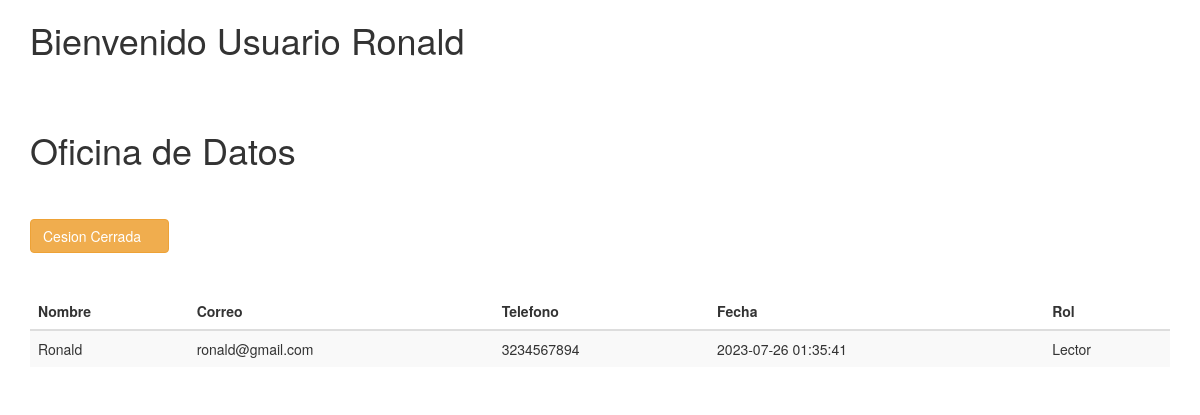
The page /administrador/View/lector.php (signed in) on the database its author committed.
### tables this page shows
CREATE TABLE `user` (
  `id` int(11) NOT NULL,
  `nombre` varchar(50) NOT NULL,
  `correo` varchar(50) NOT NULL,
  `telefono` varchar(50) NOT NULL,
  `password` varchar(50) NOT NULL,
  `fecha` timestamp NOT NULL DEFAULT current_timestamp() ON UPDATE current_timestamp(),
  `rol` int(11) NOT NULL
);

CREATE TABLE `permisos` (
  `id` int(11) NOT NULL,
  `rol` varchar(50) NOT NULL
);

### administrador/View/lector.php (the view, shortened to what this page needs)
<!DOCTYPE html>
<html lang="en">
<head>
    <link rel="stylesheet" href="../../css/fontawesome-all.min.css">
    <link rel="stylesheet" href="../../css/bootstrap.min.css">
</head>
<div class="container is-fluid">
    <h1>Bienvenido Usuario <?php echo $_SESSION['nombre']; ?></h1>
    <br>
    <br>
    <h1>Oficina de Datos</h1>
    <br>
    <br>
    <div>
        <a class="btn btn-warning" href="../Model/sesion/cerrarSesion.php">Cesion Cerrada
        <i class="fa fa-power-off" aria-hidden="true"></i></a>
    </div>
    <br>
    <br>
    <table class="table table-striped table-dark" id="table_id">
        <thead>
            <tr>
                <th>Nombre</th>
                <th>Correo</th>
                <th>Telefono</th>
                <th>Fecha</th>
                <th>Rol</th>
            </tr>
        </thead>
        <tbody>
            <?php
            require_once ("../../db/conexion.php");
            $SQL = "SELECT user.id, user.nombre, user.correo, user.password, user.telefono,
            user.fecha, permisos.rol FROM user LEFT JOIN permisos
            ON user.rol = permisos.id WHERE user.nombre = 'Ronald'";
            $dato = mysqli_query($conexion, $SQL);
            if($dato -> num_rows >=0){
                while($fila=mysqli_fetch_array($dato)){
            ?>
            <tr>
                <td><?php echo $fila['nombre'];   ?></td>
                <td><?php echo $fila['correo'];   ?></td>
                <td><?php echo $fila['telefono']; ?></td>
                <td><?php echo $fila['fecha'];    ?></td>
                <td><?php echo $fila['rol'];      ?></td>
            <?php
            }
            }else{
            ?>
            <tr class="text-center">
                <td colspan="16">No existen registros</td>
            </tr>
            <?php
            }
            ?>
        </tbody>
    </table>
</div>
</html>

### rows shown on the page
user: nombre "Ronald", correo "ronald@gmail.com", telefono "3234567894", fecha "2023-07-26 01:35:41", rol.rol "Lector"

### other values the page prints
$_SESSION['nombre'] "Ronald"
